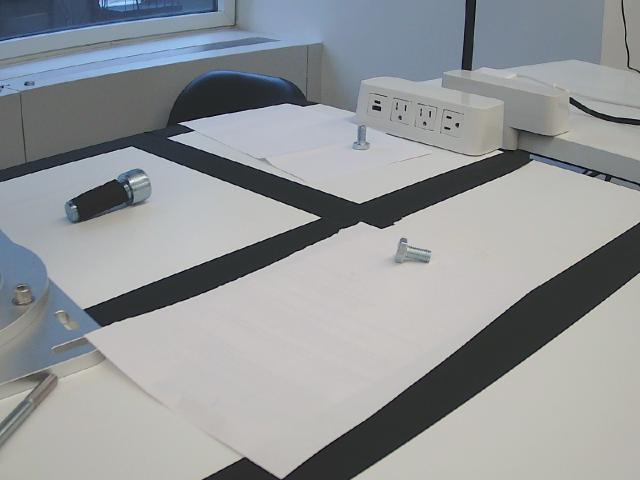
#> input picture overview_ref.jpg, 640 x 480 px
$ python tape_mask.py ../overview_ref.jpg out.png
#> lines starting #> are read from the running program, lines starting #| are printed output that depends on the picture; after the words box and inside, x2 and y2 are one past the last pixel; in counts of white or black regions, pixels touching at a corner belong together
#> further down, a is the input picture: PIL image 640x480 RGB; mean R, G, B 147.1, 150.4, 152.7
from collections import deque
from PIL import Image, ImageFilter

DARK = 60          # tape is ~20-45; bare metal 60-150
MIN_FRAC = 0.01    # a tape blob covers at least 1% of the frame
GROW = 4           # px; swallows the grey anti-aliased tape edge

def remove_tape(img):
    img = img.convert("RGB")
    w, h = img.size
#> w = 640; h = 480
    g = img.convert("L").load()
    seen = bytearray(w * h)
    tape = Image.new("L", (w, h), 0)
#> tape: PIL image 640x480 L; every value is 0
    tp = tape.load()
    border = [(x, 0) for x in range(w)] + [(x, h - 1) for x in range(w)] + \
             [(0, y) for y in range(h)] + [(w - 1, y) for y in range(h)]
    for sx, sy in border:
        if seen[sy * w + sx] or g[sx, sy] >= DARK:
            continue
        comp, q = [], deque([(sx, sy)])
        seen[sy * w + sx] = 1
        while q:
            x, y = q.popleft()
            comp.append((x, y))
            for nx, ny in ((x + 1, y), (x - 1, y), (x, y + 1), (x, y - 1)):
                if 0 <= nx < w and 0 <= ny < h and not seen[ny * w + nx] and g[nx, ny] < DARK:
                    seen[ny * w + nx] = 1
                    q.append((nx, ny))
        if len(comp) >= MIN_FRAC * w * h:          # big dark region touching the edge = tape
            for x, y in comp:
                tp[x, y] = 255
    if GROW:
        tape = tape.filter(ImageFilter.MaxFilter(2 * GROW + 1))
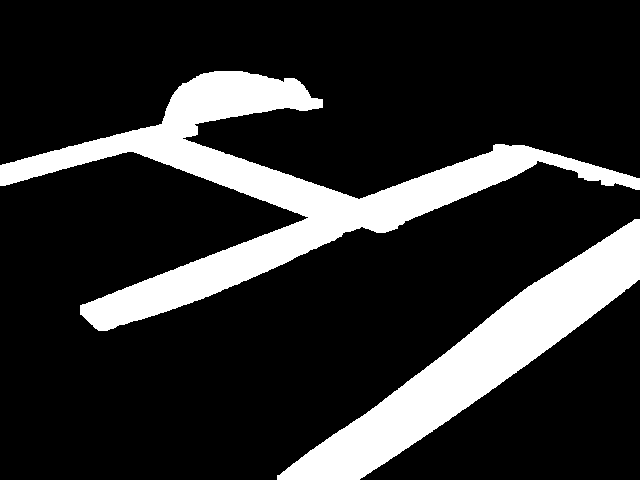
#> tape: PIL image 640x480 L; 18.2% white; 2 white regions, box (x1, y1, x2, y2) and area: (0, 71, 640, 331) 33490, (277, 219, 640, 480) 22492
    # fill each tape pixel from the nearest non-tape pixel in the same row, so the table's
    # lighting gradient carries straight across instead of leaving a flat grey band
    px = img.load(); mp = tape.load()
    out = img.copy(); op = out.load()
    for y in range(h):
        row = [mp[x, y] for x in range(w)]
        if not any(row):
            continue
        good = [x for x in range(w) if not row[x]]
        if not good:
            continue
        left = [None] * w; right = [None] * w; last = None
        for x in range(w):
            if not row[x]: last = x
            left[x] = last
        last = None
        for x in range(w - 1, -1, -1):
            if not row[x]: last = x
            right[x] = last
        for x in range(w):
            if row[x]:
                a, b = left[x], right[x]
                if a is None: op[x, y] = px[b, y]
                elif b is None: op[x, y] = px[a, y]
                else:
                    t = (x - a) / (b - a)
                    pa, pb = px[a, y], px[b, y]
                    op[x, y] = tuple(int(pa[i] + (pb[i] - pa[i]) * t) for i in range(3))
    # the row-by-row copy leaves faint streaks from JPEG noise; soften only the filled area
    soft = out.filter(ImageFilter.GaussianBlur(6))
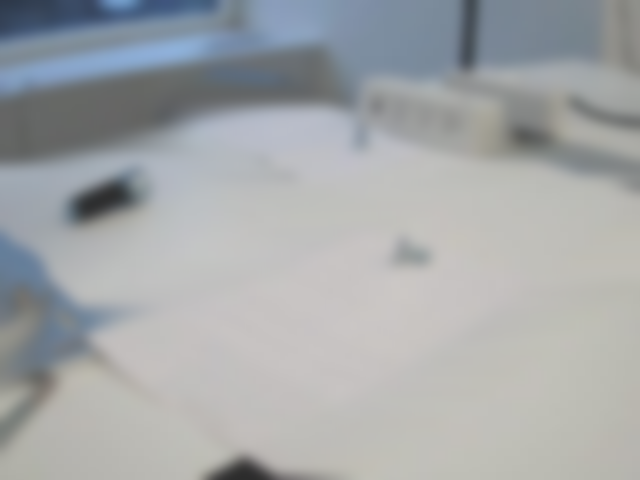
#> soft: PIL image 640x480 RGB; mean R, G, B 164.7, 167.7, 169.4
    out.paste(soft, mask=tape)
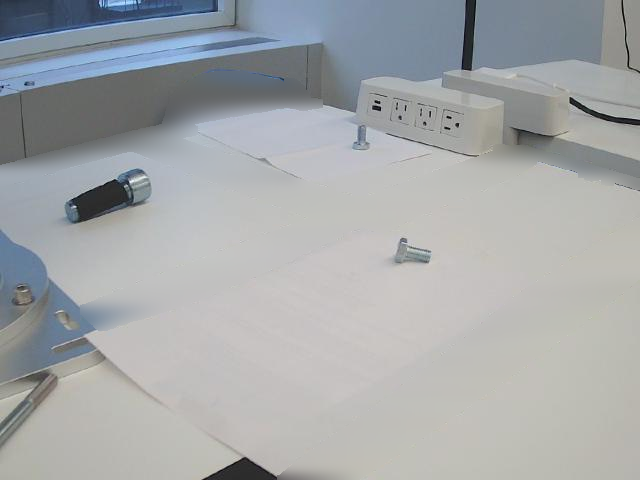
#> out: PIL image 640x480 RGB; mean R, G, B 164.8, 167.7, 169.5
    return out, tape

if __name__ == "__main__":
    import sys
    a = Image.open(sys.argv[1]); b, m = remove_tape(a)
    W, H = a.size
#> W = 640; H = 480
    c = Image.new("RGB", (W * 2 + 10, H), (255, 255, 255)); c.paste(a.convert("RGB"), (0, 0)); c.paste(b, (W + 10, 0))
#> after `c = Image.new('RGB', (W * 2 + 10, H), (255, 255, 255))`: c: PIL image 1290x480 RGB; every value is 255
#> after `c.paste(a.convert('RGB'), (0, 0))`:
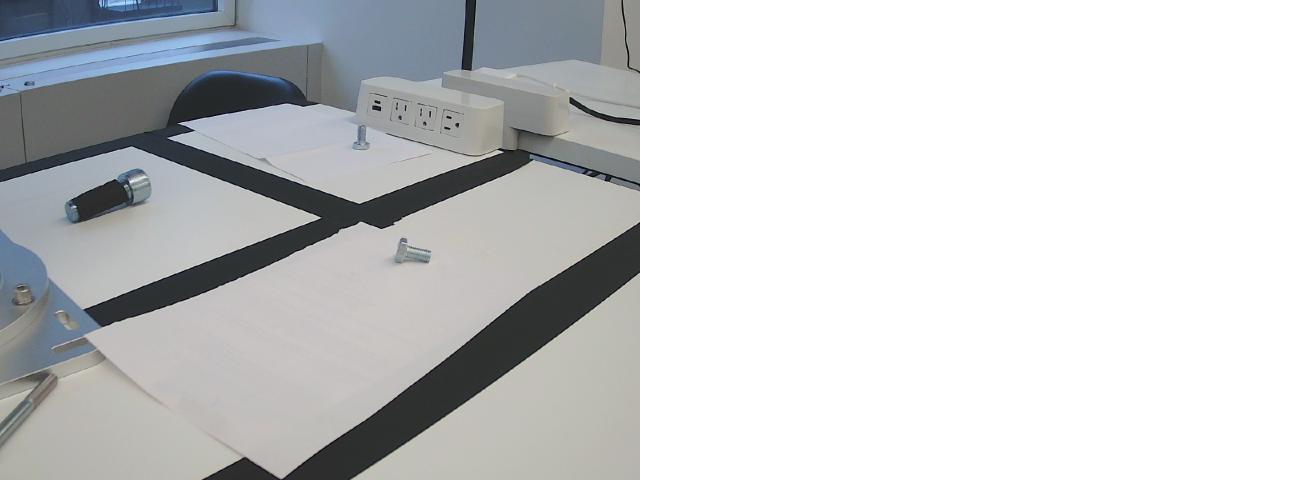
#> c: PIL image 1290x480 RGB; mean R, G, B 201.5, 203.1, 204.2
#> after `c.paste(b, (W + 10, 0))`:
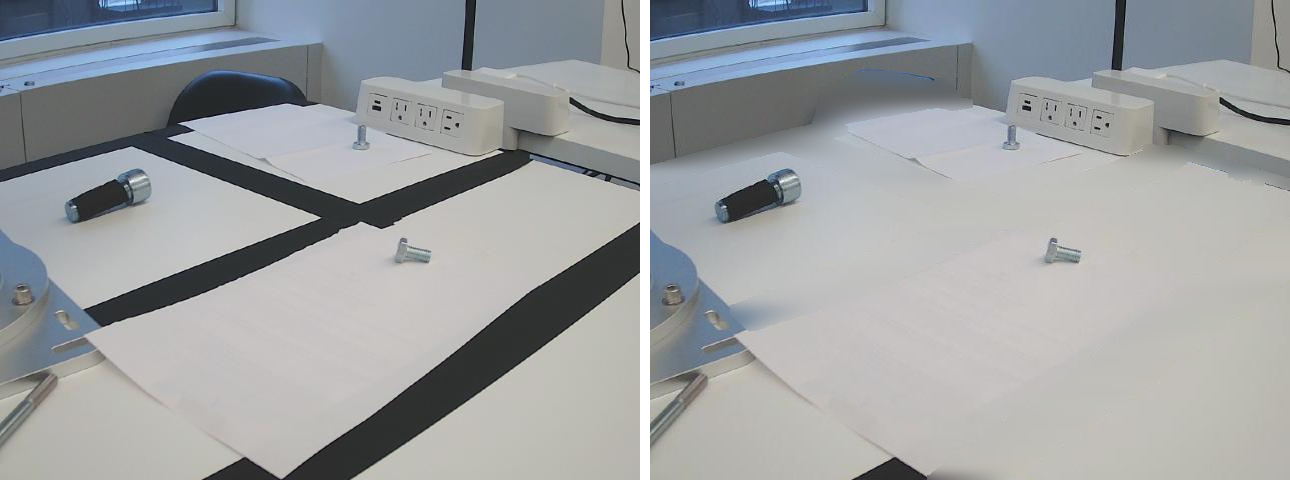
#> c: PIL image 1290x480 RGB; mean R, G, B 156.7, 159.8, 161.8
    c.save(sys.argv[2]); print("masked %.0f%%" % (100 * sum(1 for v in m.getdata() if v) / (W * H)))
#| masked 18%
